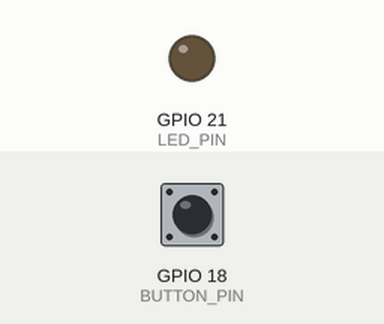
Recording of a sketch running on a simulated ESP32. Parts: output pins drawn as LEDs (lit = HIGH). The inputs (shaded band) are chosen by the test bench; at power-on: GPIO 18 (BUTTON_PIN) HIGH. WiFi joins after 1.5 s; servers stay silent unless stated; what the sketch prints to the serial monitor is not drawn.

Above: at 2.7 s.
2.8 s: GPIO 18 (BUTTON_PIN) pulled LOW for 0.15 s
At 2.87 s:
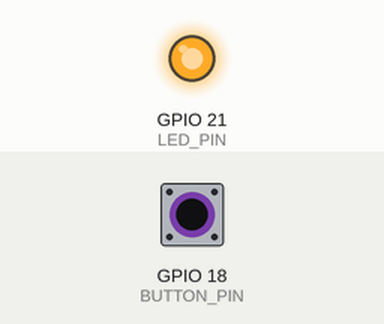
4.4 s: GPIO 18 (BUTTON_PIN) pulled LOW for 3.2 s
At 8.0 s:
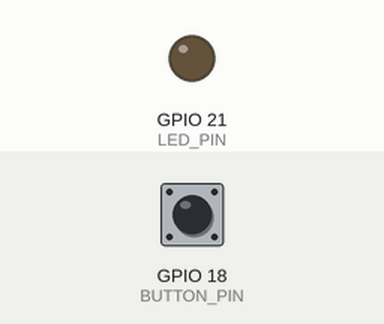
Timing chart, 0 to 9.5 s (numbered marks = the images above; inputs shaded):
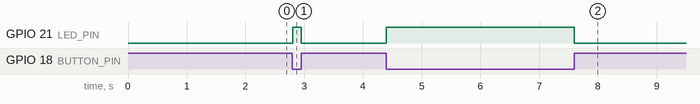

The sketch:

ESP32_Server.ino
```cpp
#include <WiFi.h>
#include <WebSocketsServer.h>
#include <WebServer.h>
// 와이파이 SSID와 비밀번호, 개발자의 모바일 핫스팟을 사용했다.
#define WIFI_SSID "AndroidHotspot1440"
#define WIFI_PASSWORD "84571440"
// LED와 버튼 제어를 위한 PIN 지정
#define BUTTON_PIN 18
#define LED_PIN 21

// 웹 서버 객체 생성
WebServer server(80);
// 소켓 생성
WebSocketsServer webSocket = WebSocketsServer(81);

// 버튼 상태 정보
int button_state = 0;
// led 상태 정보
int led_state = LOW;
unsigned long unused_time = 0;
unsigned long prevMillis = 0;
unsigned long curMillis = 0;

// 전송할 HTML 파일
const char index_html[] PROGMEM = R"rawliteral(
<!DOCTYPE html>
<html>
<div id="value_1">0</div>
<script>
websock = new WebSocket('ws://'+window.location.hostname+':81/');
websock.onmessage=function(evt)
{
  document.getElementById("value_1").innerHTML = evt.data;
}
</script>
</html>
)rawliteral";

// 서버에 index_html 파일 전송
void handle_root(){
  server.send(200, "text/html", index_html);
}

// ESP32 모듈에 연결할 LED와 Switch 핀을 지정을 해준다.
void pin_setting(){
  pinMode(LED_PIN, OUTPUT);
  pinMode(BUTTON_PIN, INPUT_PULLUP);
}

// 와이파이에 연결한다.
void connectWifi(){
  WiFi.begin(WIFI_SSID, WIFI_PASSWORD);
  // 와이파이가 연결될때까지 0.3초마다 .을 시리얼모니터에 찍는다.
  while(WiFi.status()!= WL_CONNECTED) {
    delay(300);
    Serial.print(".");
  }
  Serial.println("");
  // IP 주소를 시리얼 모니터에 보여준다.
  Serial.print("IP Address: ");
  Serial.println(WiFi.localIP());
}

// 서버를 열고, 웹소켓도 연다.
void webServerSocketSetting(){
  server.on("/", handle_root);

  server.begin();
  webSocket.begin();
}

// setup 함수는 아두이노 내장 함수로, loop 함수 실행 전에 한번만 실행된다.
void setup() {
  // put your setup code here, to run once:
  Serial.begin(115200);
  pin_setting();
  connectWifi();
  webServerSocketSetting();
}
// 전송하기 전 버퍼 생성
char buffer[100];

// loop 함수또한 아두이노 내장 함수로, 보드의 전원이 꺼질때까지 계속해서 반복하는 코드이다.
void loop() {
  // put your main code here, to run repeatedly:
  // 버튼의 상태를 읽어온다. 즉, 누른 상태인지 아닌지 확인한다.
  button_state = digitalRead(BUTTON_PIN);

  // 버튼이 눌린 상태라면
  if(button_state == LOW) {
    // LED를 켠다.
    digitalWrite(LED_PIN, HIGH);
    // prevMillis는 버튼이 마지막으로 눌린 시간을 기록한다.
    prevMillis = millis();
  }
  // 버튼이 눌리지 않은 상태라면
  else {
    // LED를 끈다.
    digitalWrite(LED_PIN, LOW);
  }
  // 현재 초를 저장한다.
  curMillis = millis();
  // 현재 초와 마지막으로 버튼을 누른 시간을 빼서 사용자가 사용하지 않은 시간을 구한다.
  unused_time = curMillis - prevMillis;

  // 서버가 Client와 연결을 활성화 한다.
  server.handleClient();
  // 서버 웹소켓이 작동한다.
  webSocket.loop();

  // 전송 값 설정
  sprintf(buffer, "%ld", unused_time/1000);
  // 웹 소켓으로 값 전송
  webSocket.broadcastTXT(buffer);
}
```

Measured:
- after the input at 2.8 s, GPIO 21 (LED_PIN): LOW → HIGH at once, → LOW 0.15 s later
- after the input at 4.4 s, GPIO 21 (LED_PIN): LOW → HIGH at once, → LOW 3.2 s later
